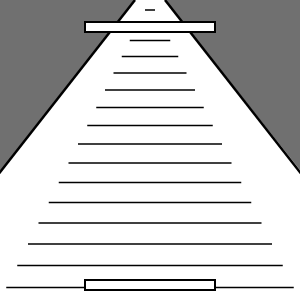
Frame 1 (no input)
Frame 60 (no input): identical to frame 1, image omitted
Frame 120 (the mouse pressed at the canvas centre since frame 60): identical to frame 1, image omitted

The p5.js sketch that drew this single still picture (run headless with seeded random() and noise() and a simulated clock; from frame 60 on, the mouse is pressed at the canvas centre):

// p5.js sketch
// ── sketch.js
const SIZE = 300;
let canvasElement;

let nearY, nearYInit, farY;

let animationAllowed = true;
let animationActive = false;
let animationForwards = false;
let animationComplete = false;

function setup() {
  canvasElement = createCanvas(SIZE, SIZE);
  canvasElement.position(
    windowWidth / 2 - SIZE / 2,
    windowHeight / 2 - SIZE / 2
  );
  canvasElement.mouseClicked(toggleAnimation)

  strokeCap(SQUARE);
  angleMode(DEGREES);

  farY = 22;
  nearYInit = height - 20;
  nearY = nearYInit;
}

function draw() {
  background(255);

  drawGround();
  drawWalls();
  drawRectangles();
  
  animateIllusion();
}

function drawWalls() {
  noStroke();
  fill(112);
  triangle(0, 0, width / 2 - 15, 0, width / 2 - width / 1.2, height);
  triangle(width, height / 2 + 20, width, 0, width / 2 + 15, 0);

  stroke(0);
  strokeWeight(2.5);
  line(width / 2 - 15, 0, width / 2 - width / 1.2, height);
  line(width / 2 + 15, 0, width / 2 + width / 1.2, height);
}

function drawGround() {
  strokeWeight(1.5);
  let yOffset = 10;
  for (let i = 0; i <= 20; i++) {
    let y = yOffset;
    let lineLength = map(y, 10, height, 10, width);
    let startX = width / 2 - lineLength / 2;
    let endX = width / 2 + lineLength / 2;
    line(startX, y, endX, y);
    yOffset += map(i, 0, 20, 15, 25);
  }
}

function drawRectangles() {
  stroke(0);
  strokeWeight(2);
  fill(255);
  rect(width / 4 + 10, farY, width / 2 - 20, 10);
  rect(width / 4 + 10, nearY, width / 2 - 20, 10);
}

function animateIllusion() {
  if (animationAllowed && animationActive) {
    if (animationForwards) {
      nearY += 2;
      if (nearY >= nearYInit) {
        animationActive = false;
        animationAllowed = true;
        animationComplete = true;
        animationForwards = false;
      }
    } else {
      nearY -= 2;
      if (nearY <= farY) {
        animationActive = false;
        animationAllowed = true;
        animationComplete = true;
        animationForwards = true;
      }
    }
  }
}

function toggleAnimation() {
  if (animationAllowed) {
    animationActive = !animationActive;
  }
}

function windowResized() {
  canvasElement.position(
    windowWidth / 2 - SIZE / 2,
    windowHeight / 2 - SIZE / 2
  );
}
